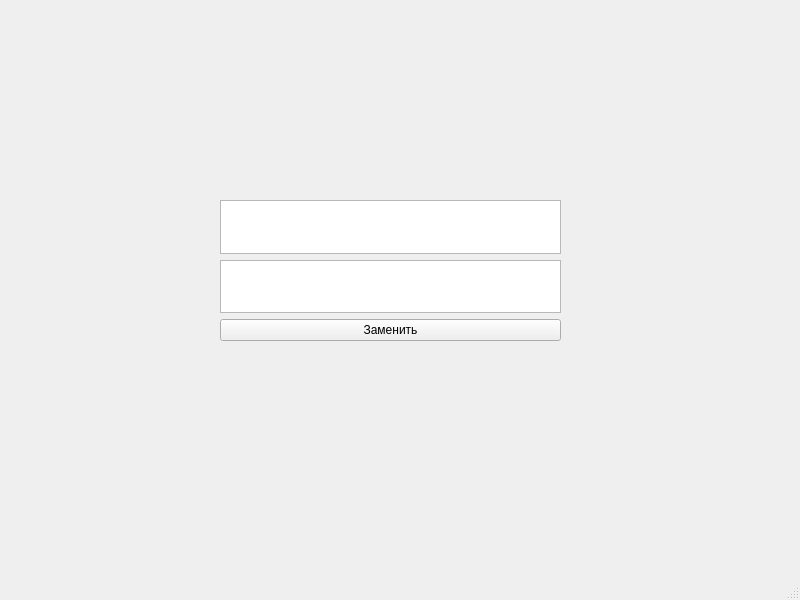
<?xml version="1.0" encoding="UTF-8"?>
<ui version="4.0">
 <class>MainWindow</class>
 <widget class="QMainWindow" name="MainWindow">
  <property name="geometry">
   <rect>
    <x>0</x>
    <y>0</y>
    <width>800</width>
    <height>600</height>
   </rect>
  </property>
  <property name="windowTitle">
   <string>MainWindow</string>
  </property>
  <widget class="QWidget" name="centralwidget">
   <widget class="QWidget" name="">
    <property name="geometry">
     <rect>
      <x>220</x>
      <y>200</y>
      <width>341</width>
      <height>141</height>
     </rect>
    </property>
    <layout class="QVBoxLayout" name="verticalLayout">
     <item>
      <widget class="QPlainTextEdit" name="inputEdit"/>
     </item>
     <item>
      <widget class="QPlainTextEdit" name="outputEdit"/>
     </item>
     <item>
      <widget class="QPushButton" name="ReplaceButton">
       <property name="text">
        <string>Заменить</string>
       </property>
      </widget>
     </item>
    </layout>
   </widget>
  </widget>
  <widget class="QMenuBar" name="menubar">
   <property name="geometry">
    <rect>
     <x>0</x>
     <y>0</y>
     <width>800</width>
     <height>21</height>
    </rect>
   </property>
  </widget>
  <widget class="QStatusBar" name="statusbar"/>
 </widget>
 <resources/>
 <connections/>
</ui>
